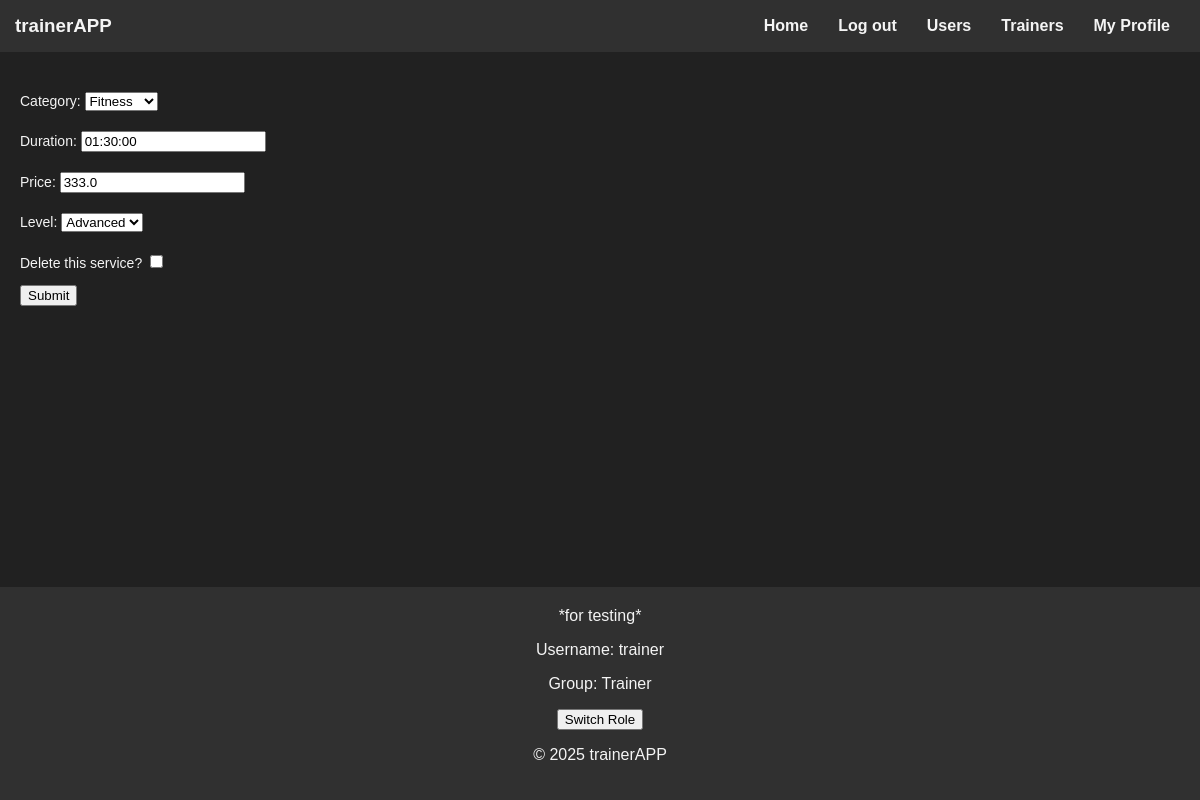
Page /trainer/13/service/edit/12/ (signed in) on the committed database.
### trainer/models.py (models this page shows)
class Service(models.Model):
    LEVEL_CHOICES = [(1, "Novice"),
                     (2, "Medium"),
                     (3, "Advanced"), ]
    category = models.ForeignKey(Category, on_delete=models.CASCADE)
    trainer = models.ForeignKey(User, on_delete=models.CASCADE)
    price = models.FloatField()
    level = models.IntegerField(choices=LEVEL_CHOICES)
    duration = models.DurationField()

### trainer/views.py (the view, shortened to what this page needs)
# urls.py: path("<int:trainer_id>/service/edit/<int:service_id>/", views.edit_trainer_service, name="edit_trainer_service"),
def edit_trainer_service(request, trainer_id, service_id):
    if request.method == "GET":
        if request.user.groups.filter(name="Trainer").exists():
            service = trainer.models.Service.objects.get(id=service_id, trainer=request.user)
            form = EditTrainerService(instance=service)
            return render(request, "edit_services.html", {"form": form,
                                                          "trainer_id": trainer_id,
                                                          "service_id": service_id})

### trainer/forms.py
class EditTrainerService(forms.ModelForm):
    class Meta:
        model = Service
        fields = ["category", "duration", "price", "level", "delete"]
    level = forms.ChoiceField(choices=Service.LEVEL_CHOICES, label="Level")
    delete = forms.BooleanField(required=False, label="Delete this service?")
    def __init__(self, *args, **kwargs):
        super().__init__(*args, **kwargs)
        self.fields["category"].choices = [(cat.id, cat.name) for cat in Category.objects.all()]

### templates/edit_services.html (shortened to what this page needs)
{% extends "base.html" %}
{% block content %}
        <form method="POST" action="{% url 'trainer:edit_trainer_service' trainer_id=trainer_id service_id=service_id %}">
            {{ form.as_p }}
            <button type="submit">Submit</button>
        </form>
{% endblock %}

### templates/base.html (shortened to what this page needs)
<!DOCTYPE html>
<html lang="en">
<head>
    {% load static %}
    <link rel="stylesheet" type="text/css" href="{% static 'css/styles.css' %}">
</head>
<body>
    <header>
        <h3>trainerAPP</h3>
        <nav>
            <ul>
                <li><a href="/">Home</a></li>
                {% if request.user.is_authenticated %}
                    <li><a href="/logout/">Log out</a></li>
                    <li><a href="/users/">Users</a></li>
                    <li><a href="/trainer/">Trainers</a></li>
                    <li><a href="/users/{{ request.user.id }}">My Profile</a></li>
                {% else %}
                    <li><a href="/register/">Registration</a></li>
                    <li><a href="/login/">Log in</a></li>
                {% endif %}
            </ul>
        </nav>
    </header>
    <main>
        {% block content %}
        {% endblock %}
    </main>
    <footer>
        *for testing*
        <p>Username: {{ request.user.username }}</p>
        {% if request.user.groups.first %}
            <p>Group: {{ request.user.groups.first.name }}</p>
            <form action="{% url 'hot_change_group' %}" method="POST">
                <button type="submit">Switch Role</button>
            </form>
        {% else %}
            No group assigned
        {% endif %}
        <p>&copy; 2025 trainerAPP</p>
    </footer>
</body>
</html>

### static/css/styles.css (style rules this page uses)
:root { --background-color: #212121; --text-color: #f4f4f4; --header-background: #303030; --link-color: #ff7f50; --highlight-color: #4caf50; --footer-background: #303030; --form-background: #2c2c2c; }
body { display: flex; flex-direction: column; min-height: 100vh; margin: 0; background-color: var(--background-color); color: var(--text-color); font-family: Arial, sans-serif; }
a { color: var(--link-color); text-decoration: none; }
h3, h2, h1 { color: var(--text-color); text-align: center; }
main { flex-grow: 1; margin: 20px; }
form p { margin-top: 20px; font-size: 14px; color: var(--text-color); }

### static/css/header.css (style rules this page uses)
header { background-color: var(--header-background); color: var(--text-color); padding: 15px; display: flex; justify-content: space-between; align-items: center; }
header h3 { margin: 0; }
nav ul { list-style-type: none; margin: 0; padding: 0; display: flex; justify-content: center; }
nav li { margin: 0 15px; }
nav a { color: var(--text-color); font-weight: bold; font-size: 16px; }

### static/css/footer.css (style rules this page uses)
footer { background-color: var(--footer-background); color: var(--text-color); text-align: center; padding: 20px; position: relative; }

### rows in the picture
Service: category "Fitness", duration "01:30:00", price "333.0", level "Advanced"

### other values in the picture
{{ request.user.username }} "trainer"
{{ request.user.groups.first.name }} "Trainer"
